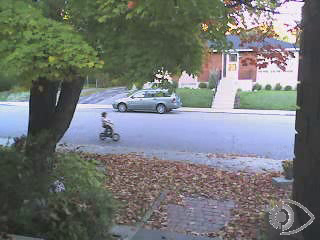
//> input picture V22/bike55.bmp, 320 x 240 px
$ ./tracking   (built with g++ and OpenCV 4)
//> lines starting //> are read from the running program, lines starting //| are printed output that depends on the picture
### V22/integral.h
#ifndef INTEGRAL_H
#define INTEGRAL_H

#include <opencv2/core.hpp>
#include <opencv2/imgproc.hpp>
#include <vector>
#include <cmath>

template<typename T, int N>
class IntegralImage {
private:
    cv::Mat integralImage;

public:
    IntegralImage(const cv::Mat& image) {
        cv::integral(image, integralImage, cv::DataType<T>::type);
    }

    cv::Vec<T, N> operator()(int xo, int yo, int width, int height) const {
        return integralImage.at<cv::Vec<T, N>>(yo + height, xo + width)
             - integralImage.at<cv::Vec<T, N>>(yo + height, xo)
             - integralImage.at<cv::Vec<T, N>>(yo, xo + width)
             + integralImage.at<cv::Vec<T, N>>(yo, xo);
    }

    // cv::Vec<T, N> operator()(int x, int y, int radius) const {
    //     return integralImage(y + radius + 1, x + radius + 1)
    //          - integralImage(y + radius + 1, x - radius)
    //          - integralImage(y - radius + 1, x - radius)
    //          + integralImage(y - radius, x - radius);
    // }

    // [14 lines left out: function convertTobinaryPlanes, not called in this run]
};

#endif

### V16_17_18/histogram.h
#include <opencv2/core/core.hpp>
#include <opencv2/highgui/highgui.hpp>
#include <opencv2/imgproc/imgproc.hpp>
#include <iostream>
#include <cmath>


class Histogram1D {
    private:
        int histSize[1];
        float hranges[2];
        const float* ranges[1];
        int channels[1];

    public:
        Histogram1D(){
            histSize[0]=histSize[1]=histSize[2]=256;
            hranges[0]=0.0;
            hranges[1] = 256.0;
            ranges[0] =hranges;
            ranges[1] =hranges;
            ranges[2] =hranges;
            channels[0]= 0;
            channels[1]= 1;
            channels[2]= 2;
        }

        void setChannel(int c){
            channels[0] = c;
        }

        float getMaxValue(){
            return hranges[1];
        }
        float getNBins(){
            return histSize[0];
        }

        void setNBins(int nbins){
            histSize[0] = nbins;
        }

        cv::Mat getHistogram(const cv::Mat &image){
            cv::Mat hist;

            cv::calcHist(&image, 1, channels, cv::Mat(), hist, 1, histSize, ranges);

            return hist;
        }

        // [86 lines left out: functions getHistogramImage, stretch, getImageOfHistogram, equalize, applyLookUp, applyLookUpWithIterator, not called in this run]

};

### V22/tracking.cpp
#include <opencv2/opencv.hpp>
#include <iostream>
#include "../V16_17_18/histogram.h"
#include "integral.h"
#include <opencv2/core.hpp>
#include <opencv2/highgui.hpp>
#include <opencv2/imgproc.hpp>


int main(){
    cv::Mat image = cv::imread("bike55.bmp");
//> image is the input picture: 240 rows x 320 cols, CV_8UC3; mean B, G, R 117.3, 118.6, 114.7
    int xo = 97, yo = 112;
    int width = 25, height = 30;

    cv::Mat roi(image, cv::Rect(xo, yo, width, height));
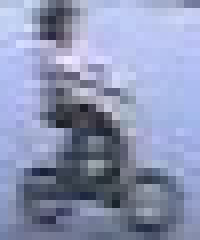
//> roi: 30 rows x 25 cols, CV_8UC3 (shown 8 times larger); mean B, G, R 180.2, 148.6, 140.3

    // cv::Scalar sum = cv::sum(roi);

    cv::Mat integralImage;
    cv::integral(image, integralImage, CV_32SC1);
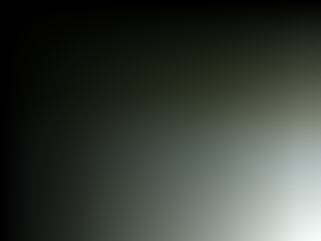
//> integralImage: 241 rows x 321 cols, CV_32SC3; mean B, G, R 1995346.8, 2227298.4, 2040274.3; drawn with min black and max white

    int sumInt = integralImage.at<int>(yo + height, xo + width)
               - integralImage.at<int>(yo + height, xo)
               - integralImage.at<int>(yo, xo + width)
               + integralImage.at<int>(yo, xo);
//> sumInt = -10798

    std::cout << sumInt << std::endl;
//| -10798


    cv::Mat secondImage = cv::imread("bike65.bmp", 0);
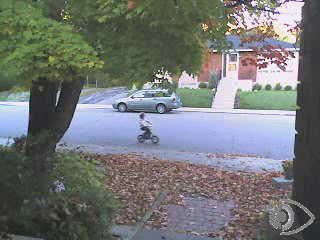
//> input picture V22/bike65.bmp, 320 x 240 px
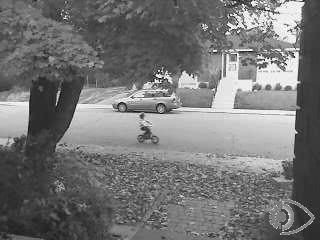
//> secondImage: 240 rows x 320 cols, CV_8UC1; min 2, max 255, mean 117.2
    if (!secondImage.data)
        return 0;


    Histogram1D h;
    h.setNBins(16);
    cv::Mat refHistogram = h.getHistogram(roi);
//> in getHistogram, `cv::calcHist(&image, 1, channels, cv::Mat(), hist, 1, histSize, ranges);`: hist = [0, 0, 4, 11, 36, 48, 22, 41, 59, 54, 46, 32, 58, 75, 136, 128]
//> refHistogram has the same summary as hist in getHistogram


//> (the run ends here: the program stops with an error, at `cv::integral(image, integralImage, cv::DataType<T>::type);`)
